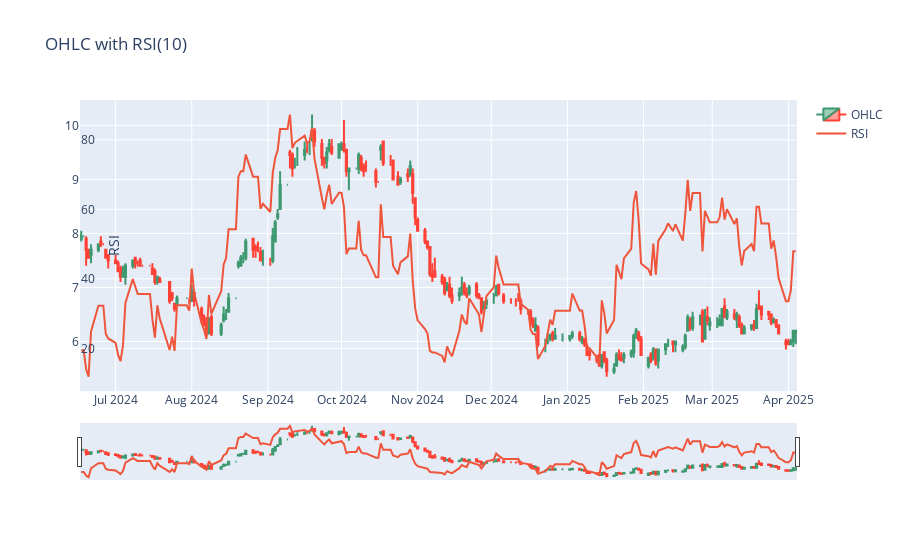

The cell this chart's notebook holds for it:
### Code cell
df = data[-200:]
fig = go.Figure(data=[go.Candlestick(x=df['Date'],
                                      open=df['Open'],
                                      high=df['High'],
                                      low=df['Low'],
                                      close=df['Close'],
                                      name='OHLC'),
                      go.Scatter(x=df['Date'],
                                 y=df['RSI_10'],
                                 name='RSI',
                                 yaxis='y2')
                      ])

fig.update_layout(title='OHLC with RSI(10)',
                  yaxis=dict(domain=[0.2, 1]),
                  yaxis2=dict(domain=[0, 0.2],
                              anchor='free',
                              overlaying='y',
                              side='right',
                              title='RSI'
                  ))

fig.show()

### Figure 1 — Plotly figure (JSON) as saved in the notebook; plotly's stock layout.template omitted (floating-point values rounded to 4 significant figures; data arrays with more than 128 entries replaced by an {"elided": "..."} marker saying what was removed)
{"data": [{"close": {"elided": "200 float values"}, "high": {"elided": "200 float values"}, "low": {"elided": "200 float values"}, "name": "OHLC", "open": {"elided": "200 float values"}, "type": "candlestick", "x": {"elided": "200 str values"}}, {"name": "RSI", "type": "scatter", "x": {"elided": "200 str values"}, "y": {"elided": "200 float values"}, "yaxis": "y2"}], "layout": {"title": {"text": "OHLC with RSI(10)"}, "yaxis": {"domain": [0.2, 1]}, "yaxis2": {"anchor": "free", "domain": [0, 0.2], "overlaying": "y", "side": "right", "title": {"text": "RSI"}}}}
